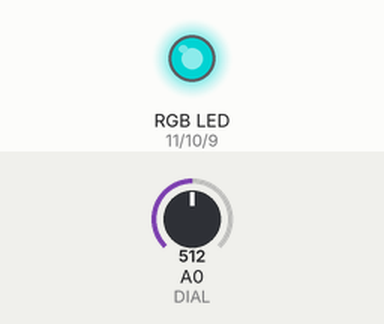
This sketch was run on a simulated Arduino Uno, built with avr-gcc and run on an emulated ATmega328P. Shown: an RGB LED mixed from three pins (HIGH = lit). The inputs (shaded band) are chosen by the test bench; at power-on: A0 (DIAL) = 512. Dim RGB values are drawn brighter than linear.

Above: at 1.2 s.
1.3 s: A0 (DIAL) set to 716
At 2.5 s:
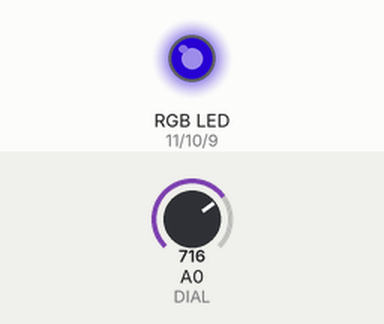
2.8 s: A0 (DIAL) set to 900
At 3.6 s:
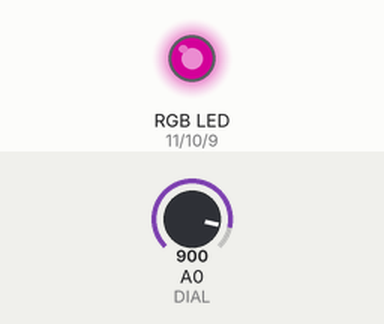
4.3 s: A0 (DIAL) set to 1023
At 4.7 s:
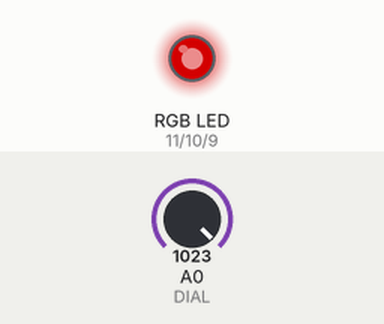
5.8 s: A0 (DIAL) set to 306
At 7.0 s:
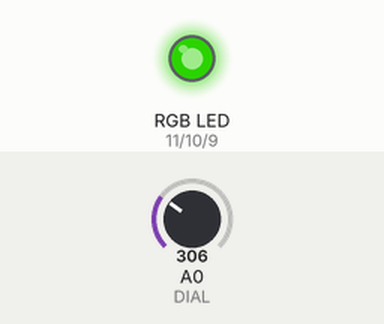
7.3 s: A0 (DIAL) set to 122
At 8.2 s:
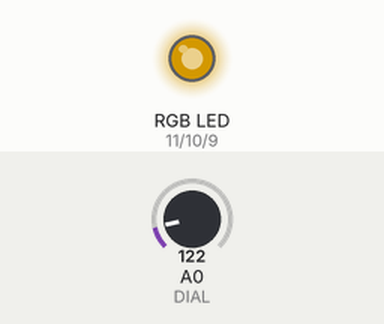
8.8 s: A0 (DIAL) set to 0
At 9.4 s:
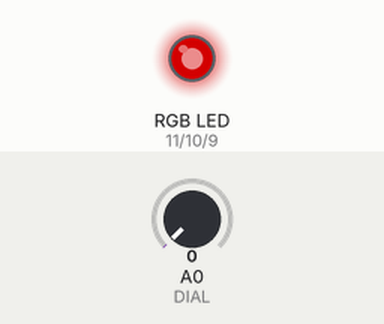
Timing chart, 0 to 11.3 s (numbered marks = the images above; inputs shaded):
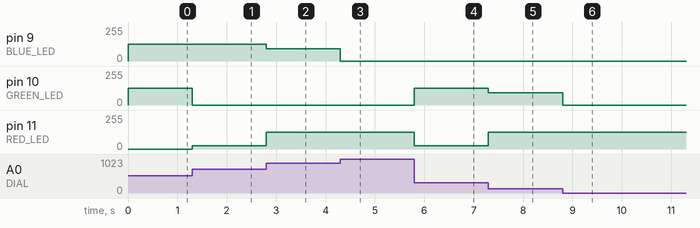

The sketch:

colours.ino
```cpp
#define RED_LED 11
#define GREEN_LED 10
#define BLUE_LED 9

#define DIAL A0

struct Colour {
  int red;
  int green;
  int blue;
};

void setup() {
  pinMode(RED_LED, OUTPUT);
  pinMode(GREEN_LED, OUTPUT);
  pinMode(BLUE_LED, OUTPUT);
}

void loop() {
  // put your main code here, to run repeatedly:
  int sensor = analogRead(DIAL);
  double hue = (double) sensor  * 360.0 / 1024.0;
  Colour colour = hsvToRgb(hue, 1, 0.5);

  analogWrite(RED_LED, colour.red);
  analogWrite(GREEN_LED, colour.green);
  analogWrite(BLUE_LED, colour.blue);
}

/*******************************************************************************
 * Converts HSV to RGB. Requires Colour struct definition
 *
 * @date 19 May 2020
 * @author Jacob Vartanian
 *
 * @param hue The hue angle from 0 to 360
 * @param saturation The saturation from 0 to 1
 * @param value The value from 0 to 1
 ******************************************************************************/
Colour hsvToRgb(double hue, double saturation, double value) {
  double red = 0;
  double green = 0;
  double blue = 0;

  double chroma = saturation * value;
  double hue_index = hue / 60.0;

  double intermediate = chroma * (1 - abs(fmod(hue_index, 2.0) - 1));

  switch ((int) hue_index)
  {
  case 0:
    red = chroma;
    green = intermediate;
    break;
  case 1:
    green = chroma;
    red = intermediate;
    break;
  case 2:
    green = chroma;
    blue = intermediate;
    break;
  case 3:
    blue = chroma;
    green = intermediate;
    break;
  case 4:
    blue = chroma;
    red = intermediate;
    break;
  case 5:
    red = chroma;
    blue = intermediate;
    break;
  }

  double value_match = value - chroma;
  Colour colour;
  colour.red = (int) ((red + value_match) * 255);
  colour.green = (int) ((green + value_match) * 255);
  colour.blue = (int) ((blue + value_match) * 255);
  return colour;
}
```

Measured:
- after the input at 1.3 s, pin 10 (GREEN_LED): 127/255 → 0/255 at once; pin 11 (RED_LED): 0/255 → 24/255 at once
- after the input at 2.8 s, pin 9 (BLUE_LED): 127/255 → 92/255 at once; pin 11 (RED_LED): 24/255 → 127/255 at once
- after the input at 4.3 s, pin 9 (BLUE_LED): 92/255 → 0/255 at once
- after the input at 5.8 s, pin 10 (GREEN_LED): 0/255 → 127/255 at once; pin 11 (RED_LED): 127/255 → 26/255 at once
- after the input at 7.3 s, pin 10 (GREEN_LED): 127/255 → 91/255 at once; pin 11 (RED_LED): 26/255 → 127/255 at once
- after the input at 8.8 s, pin 10 (GREEN_LED): 91/255 → 0/255 at once
